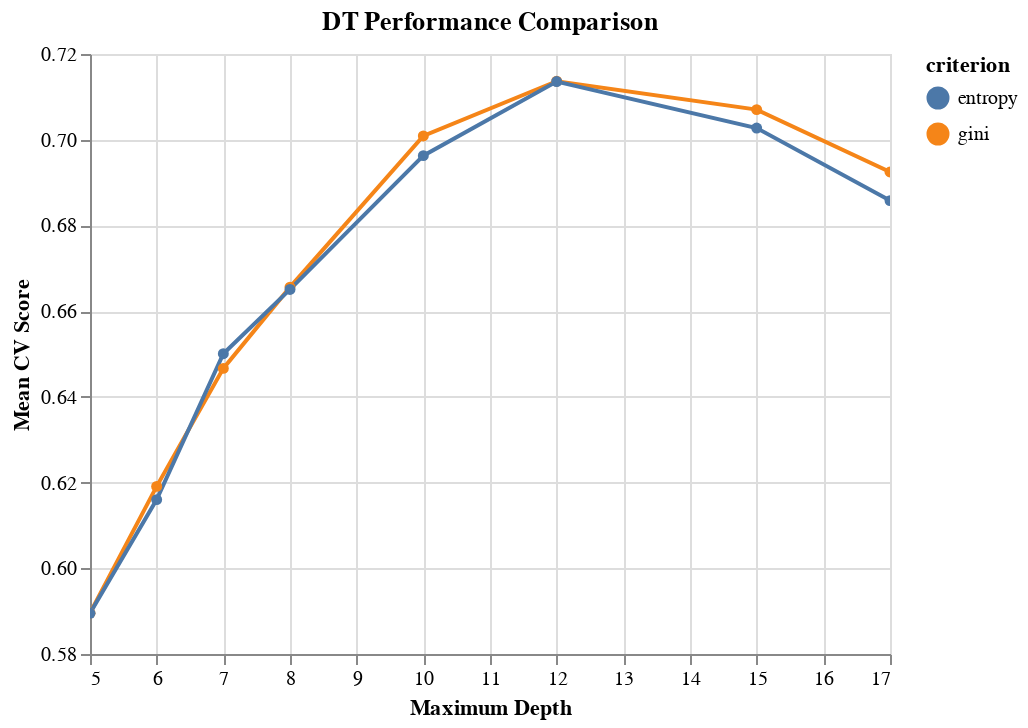

Write notebook code for a chart like this one.
### Code cell
alt.Chart(results_DT, 
          title='DT Performance Comparison'
         ).mark_line(point=True).encode(
    alt.X('max_depth', title='Maximum Depth'),
    alt.Y('test_score', title='Mean CV Score', aggregate='average', scale=alt.Scale(zero=False)),
    color='criterion'
).interactive()

### Figure 1 — Vega-Lite specification as saved in the notebook (floating-point values rounded to 4 significant figures)
{"config": {"view": {"continuousWidth": 400, "continuousHeight": 300}}, "data": {"name": "data-231ea1be95778c4821e9f05800079a95"}, "mark": {"type": "line", "point": true}, "encoding": {"color": {"type": "nominal", "field": "criterion"}, "x": {"type": "quantitative", "field": "max_depth", "title": "Maximum Depth"}, "y": {"type": "quantitative", "aggregate": "average", "field": "test_score", "scale": {"zero": false}, "title": "Mean CV Score"}}, "selection": {"selector002": {"type": "interval", "bind": "scales", "encodings": ["x", "y"]}}, "title": "DT Performance Comparison", "$schema": "https://vega.github.io/schema/vega-lite/v4.8.1.json", "datasets": {"data-231ea1be95778c4821e9f05800079a95": [{"criterion": "gini", "max_depth": 5, "min_samples_split": 2, "test_score": 0.5895}, {"criterion": "gini", "max_depth": 5, "min_samples_split": 3, "test_score": 0.5895}, {"criterion": "gini", "max_depth": 6, "min_samples_split": 2, "test_score": 0.6191}, {"criterion": "gini", "max_depth": 6, "min_samples_split": 3, "test_score": 0.6191}, {"criterion": "gini", "max_depth": 7, "min_samples_split": 2, "test_score": 0.6467}, {"criterion": "gini", "max_depth": 7, "min_samples_split": 3, "test_score": 0.6466}, {"criterion": "gini", "max_depth": 8, "min_samples_split": 2, "test_score": 0.6656}, {"criterion": "gini", "max_depth": 8, "min_samples_split": 3, "test_score": 0.6656}, {"criterion": "gini", "max_depth": 10, "min_samples_split": 2, "test_score": 0.7009}, {"criterion": "gini", "max_depth": 10, "min_samples_split": 3, "test_score": 0.7009}, {"criterion": "gini", "max_depth": 12, "min_samples_split": 2, "test_score": 0.7136}, {"criterion": "gini", "max_depth": 12, "min_samples_split": 3, "test_score": 0.7137}, {"criterion": "gini", "max_depth": 15, "min_samples_split": 2, "test_score": 0.7071}, {"criterion": "gini", "max_depth": 15, "min_samples_split": 3, "test_score": 0.7069}, {"criterion": "gini", "max_depth": 17, "min_samples_split": 2, "test_score": 0.6924}, {"criterion": "gini", "max_depth": 17, "min_samples_split": 3, "test_score": 0.6925}, {"criterion": "entropy", "max_depth": 5, "min_samples_split": 2, "test_score": 0.5895}, {"criterion": "entropy", "max_depth": 5, "min_samples_split": 3, "test_score": 0.5895}, {"criterion": "entropy", "max_depth": 6, "min_samples_split": 2, "test_score": 0.616}, {"criterion": "entropy", "max_depth": 6, "min_samples_split": 3, "test_score": 0.616}, {"criterion": "entropy", "max_depth": 7, "min_samples_split": 2, "test_score": 0.6501}, {"criterion": "entropy", "max_depth": 7, "min_samples_split": 3, "test_score": 0.6501}, {"criterion": "entropy", "max_depth": 8, "min_samples_split": 2, "test_score": 0.6651}, {"criterion": "entropy", "max_depth": 8, "min_samples_split": 3, "test_score": 0.6651}, {"criterion": "entropy", "max_depth": 10, "min_samples_split": 2, "test_score": 0.6963}, {"criterion": "entropy", "max_depth": 10, "min_samples_split": 3, "test_score": 0.6962}, {"criterion": "entropy", "max_depth": 12, "min_samples_split": 2, "test_score": 0.7135}, {"criterion": "entropy", "max_depth": 12, "min_samples_split": 3, "test_score": 0.7137}, {"criterion": "entropy", "max_depth": 15, "min_samples_split": 2, "test_score": 0.7027}, {"criterion": "entropy", "max_depth": 15, "min_samples_split": 3, "test_score": 0.7027}, {"criterion": "entropy", "max_depth": 17, "min_samples_split": 2, "test_score": 0.686}, {"criterion": "entropy", "max_depth": 17, "min_samples_split": 3, "test_score": 0.6856}]}}
